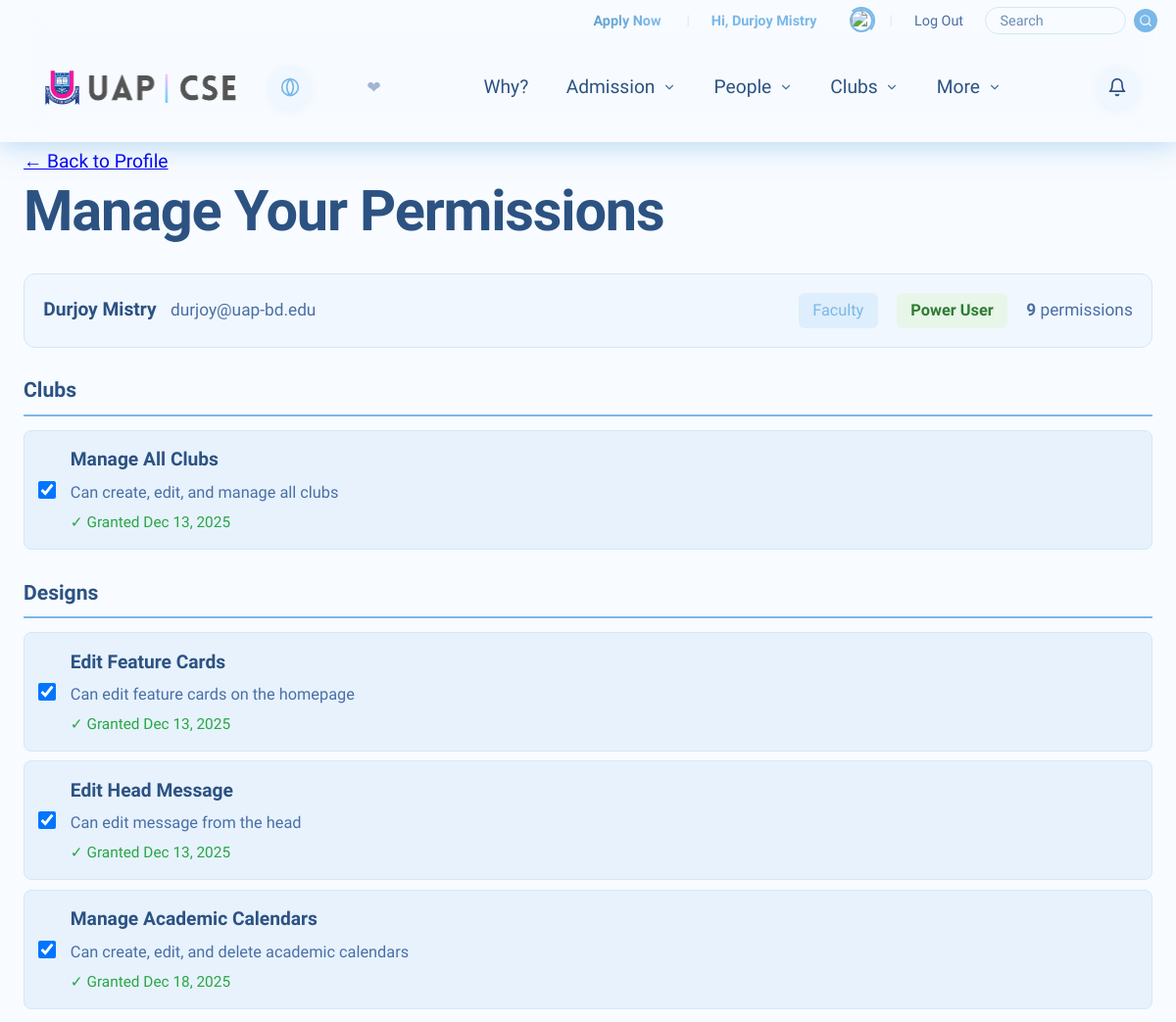
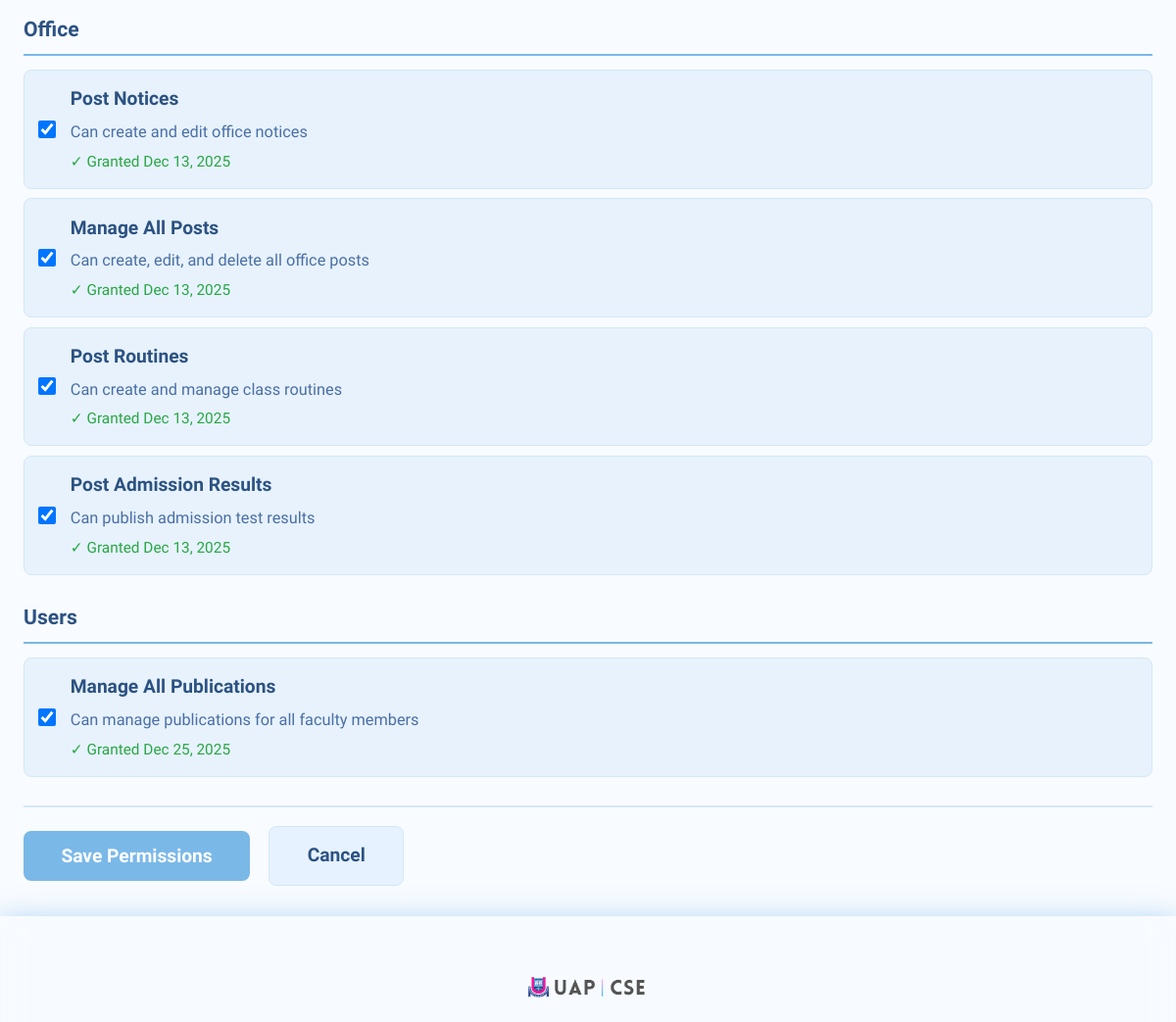
The page /people/manage-permissions/self/ (signed in, upper part) on the database as committed earlier (2 pictures, top to bottom).
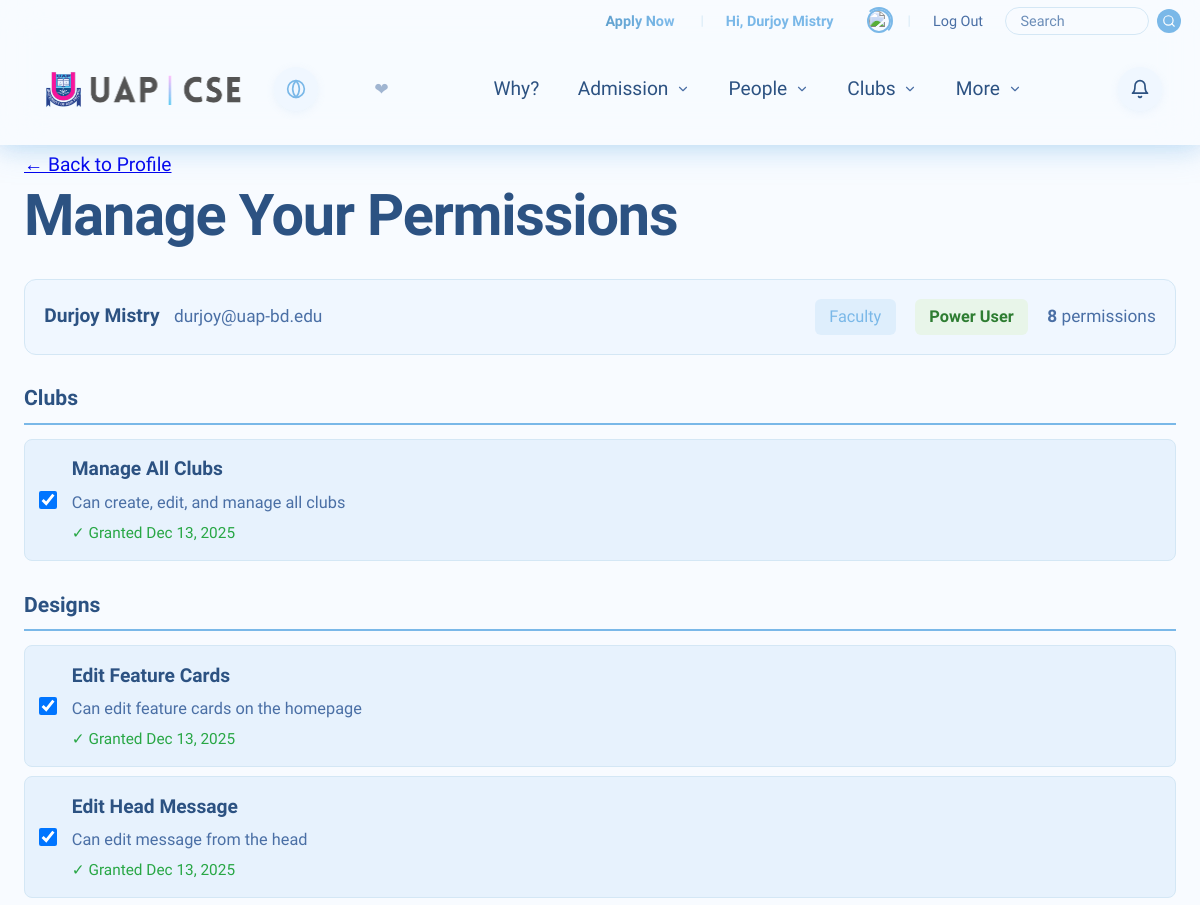
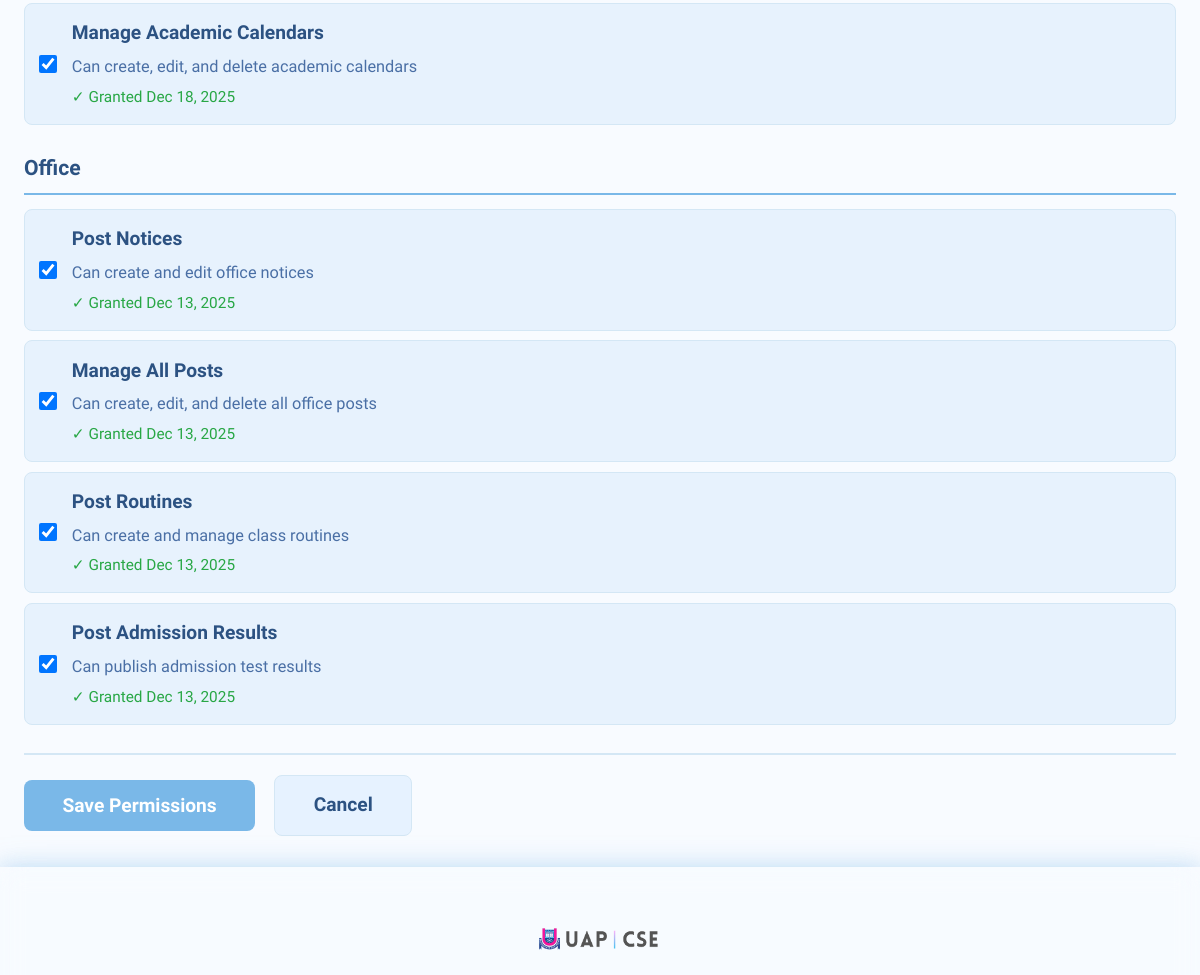
The same page on the database as committed later (2 pictures, top to bottom).
### people/models.py (models this page shows, shortened)
class Permission(models.Model):
    CATEGORY_CHOICES = [
        ('office', 'Office'),
        ('clubs', 'Clubs'),
        ('designs', 'Designs'),
        ('users', 'User Management'),
        ('academics', 'Academics'),
    ]
    codename = models.CharField(
        max_length=100,
        unique=True,
        help_text="Unique permission codename (e.g., 'post_notices')"
    )
    name = models.CharField(
        max_length=255,
        help_text="Human-readable permission name"
    )
    description = models.TextField(
        blank=True,
        null=True,
        help_text="Detailed description of what this permission allows"
    )
    category = models.CharField(
        max_length=50,
        choices=CATEGORY_CHOICES,
        blank=True,
        null=True,
        help_text="Permission category for organization"
    )
    requires_role = models.JSONField(
        default=list,
        blank=True,
        help_text="List of user_types that can have this permission (empty = any role)"
    )
    priority = models.PositiveIntegerField(
        default=100,
        help_text="Display priority (lower = more important)"
    )
    is_active = models.BooleanField(
        default=True,
        help_text="Whether this permission is currently active"
    )
    created_at = models.DateTimeField(
        auto_now_add=True
    )
    class Meta:
        verbose_name = 'Permission'
        verbose_name_plural = 'Permissions'
        ordering = ['category', 'priority', 'name']
        indexes = [
            models.Index(fields=['codename']),
            models.Index(fields=['category', 'is_active']),
        ]

class UserPermission(models.Model):
    user = models.ForeignKey(
        'BaseUser',
        on_delete=models.CASCADE,
        related_name='granted_permissions',
        help_text="User who has this permission"
    )
    permission = models.ForeignKey(
        Permission,
        on_delete=models.CASCADE,
        related_name='user_grants',
        help_text="Permission being granted"
    )
    granted_by = models.ForeignKey(
        'BaseUser',
        on_delete=models.SET_NULL,
        null=True,
        related_name='permissions_granted',
        help_text="User who granted this permission"
    )
    granted_at = models.DateTimeField(
        auto_now_add=True,
        help_text="When this permission was granted"
    )
    revoked_by = models.ForeignKey(
        'BaseUser',
        on_delete=models.SET_NULL,
        null=True,
        blank=True,
        related_name='permissions_revoked',
        help_text="User who revoked this permission"
    )
    revoked_at = models.DateTimeField(
        null=True,
        blank=True,
        help_text="When this permission was revoked"
    )
    is_active = models.BooleanField(
        default=True,
        help_text="Whether this permission grant is currently active"
    )
    notes = models.TextField(
        blank=True,
        null=True,
        max_length=500,
        help_text="Optional notes about why this permission was granted/revoked"
    )
    class Meta:
        verbose_name = 'User Permission'
        verbose_name_plural = 'User Permissions'
        ordering = ['-granted_at']
        constraints = [
            models.UniqueConstraint(
                fields=['user', 'permission'],
                condition=models.Q(is_active=True),
                name='unique_active_user_permission'
            )
        ]
        indexes = [
            models.Index(fields=['user', 'is_active']),
            models.Index(fields=['permission', 'is_active']),
            models.Index(fields=['granted_by', 'granted_at']),
        ]

### people/views.py (the view, shortened to what this page needs)
# urls.py: path('manage-permissions/self/', views.manage_user_permissions, {'user_id': 'self'}, name='manage_own_permissions'),
@login_required
def manage_user_permissions(request, user_id=None):
    if not request.user.is_power_user:
        messages.error(request, 'Only power users can manage permissions.')
        return redirect('people:user_profile')
    if user_id == 'self' or user_id is None:
        target_user = request.user
    elif isinstance(user_id, (int, str)) and str(user_id).isdigit() and int(user_id) == request.user.id:
        target_user = request.user
    else:
        target_user = get_object_or_404(BaseUser, pk=user_id, is_active=True)
    all_permissions = Permission.objects.filter(
        is_active=True
    ).exclude(codename='manage_user_permissions').order_by('category', 'priority', 'name')
    permissions_by_category = {}
    for perm in all_permissions:
        category = perm.category or 'other'
        if category not in permissions_by_category:
            permissions_by_category[category] = []
        permissions_by_category[category].append(perm)
    user_permissions = UserPermission.objects.filter(
        user=target_user,
        is_active=True
    ).select_related('permission', 'granted_by')
    user_permission_codenames = set(up.permission.codename for up in user_permissions)
    permission_status = {}
    for up in user_permissions:
        permission_status[up.permission.codename] = {
            'granted': True,
            'granted_by': up.granted_by,
            'granted_at': up.granted_at,
            'user_permission': up,
        }
    context = {
        'target_user': target_user,
        'permissions_by_category': permissions_by_category,
        'user_permission_codenames': user_permission_codenames,
        'permission_status': permission_status,
    }
    return render(request, 'people/manage_user_permissions.html', context)

### clubs/context_processors.py (called while the page is built)
def clubs(request):
    clubs = Club.objects.all().order_by('sl', 'name')
    return {
        'clubs': clubs
    }

### designs/context_processors.py (called while the page is built)
def admission_elements(request):
    admission_elements = AdmissionElement.objects.all().order_by('sl')
    return {
        'admission_elements': admission_elements
    }

### people/templatetags/user_filters.py (called while the page is built, shortened)
@register.filter
def greeting_name(user):
    if not user or not user.is_authenticated:
        return user.email if user else ""
    full_name = None
    if hasattr(user, 'faculty_profile') and user.faculty_profile:
        full_name = user.faculty_profile.name
    elif hasattr(user, 'staff_profile') and user.staff_profile:
        full_name = user.staff_profile.name
    elif hasattr(user, 'officer_profile') and user.officer_profile:
        full_name = user.officer_profile.name
    elif hasattr(user, 'club_member_profile') and user.club_member_profile:
        full_name = user.club_member_profile.name
    if not full_name:
        full_name = user.get_full_name() or user.first_name or ""
    if not full_name:
        return user.email
    full_name = ' '.join(full_name.strip().split())
    return full_name

@register.filter
def cache_bust(url, obj=None):
    if not url:
        return url

### templates/people/manage_user_permissions.html (shortened to what the changed rows need)
{% extends 'base.html' %}
{% load static %}
{% load user_filters %}
{% block content %}
<div class="container">
    <section class="user-profile-page">
        <div class="profile-header">
            <h1 class="page-title">
                {% if target_user.id == user.id %}
                    Manage Your Permissions
                {% else %}
                    Manage Permissions for {{ target_user.email }}
                {% endif %}
            </h1>
        </div>
        <div class="user-info-card" style="background: var(--bg-secondary); border: 1px solid var(--border-color); border-radius: 12px; padding: 1rem; margin-bottom: 1.5rem;">
            <div style="display: flex; justify-content: space-between; align-items: center; flex-wrap: wrap; gap: 1rem;">
                <div style="display: flex; gap: 1rem; align-items: center;">
                    <span style="color: var(--text-secondary); font-size: 0.9rem;">
                        <strong>{{ user_permission_codenames|length }}</strong> permissions
                    </span>
                </div>
            </div>
        </div>
        <form method="post" action="{% if target_user.id == user.id %}{% url 'people:manage_own_permissions' %}{% else %}{% url 'people:manage_user_permissions' target_user.id %}{% endif %}">
            <div class="permissions-form">
                {% for category, permissions in permissions_by_category.items %}
                    <div class="permission-category" style="margin-bottom: 1.5rem;">
                        <h3 style="margin: 0 0 0.75rem 0; padding-bottom: 0.5rem; border-bottom: 2px solid var(--color-primary); color: var(--text-primary); font-size: 1.1rem;">
                            {{ category|title }}
                        </h3>
                        <div class="permissions-list" style="display: grid; gap: 0.5rem;">
                            {% for permission in permissions %}
                                {% with is_granted=permission.codename|in_list:user_permission_codenames %}
                                <div class="permission-item" style="display: flex; align-items: center; gap: 0.75rem; padding: 0.75rem; border: 1px solid var(--border-color); border-radius: 8px; background: {% if is_granted %}color-mix(in srgb, var(--color-primary) 8%, var(--bg-secondary)){% else %}var(--bg-secondary){% endif %}; transition: all 0.2s;">
                                    <input
                                        type="checkbox"
                                        name="permissions"
                                        value="{{ permission.codename }}"
                                        id="perm_{{ permission.codename }}"
                                        {% if is_granted %}checked{% endif %}
                                        style="width: 18px; height: 18px; cursor: pointer; flex-shrink: 0;"
                                    >
                                    <label for="perm_{{ permission.codename }}" style="flex: 1; cursor: pointer; margin: 0;">
                                        <div style="font-weight: 600; color: var(--text-primary); margin-bottom: 0.25rem;">
                                            {{ permission.name }}
                                        </div>
                                        {% if permission.description %}
                                            <div style="color: var(--text-secondary); font-size: 0.85rem;">
                                                {{ permission.description }}
                                            </div>
                                        {% endif %}
                                        {% if is_granted %}
                                            {% with status=permission_status|get_item:permission.codename %}
                                                <div style="margin-top: 0.25rem; color: #28a745; font-size: 0.8rem;">
                                                    ✓ Granted {{ status.granted_at|date:"M d, Y" }}
                                                </div>
                                            {% endwith %}
                                        {% endif %}
                                    </label>
                                </div>
                                {% endwith %}
                            {% endfor %}
                        </div>
                    </div>
                {% endfor %}
            </div>
        </form>
    </section>
</div>
{% endblock %}

Rows that differ between the two databases and show on the page:
removed Permission: category "Users", permissions "☑", name "Manage All Publications", description "Can manage publications for all faculty members"
removed UserPermission: granted_at "Dec 25, 2025"
Other text that changed with them:
{{ user_permission_codenames|length }}: "9" → "8"
